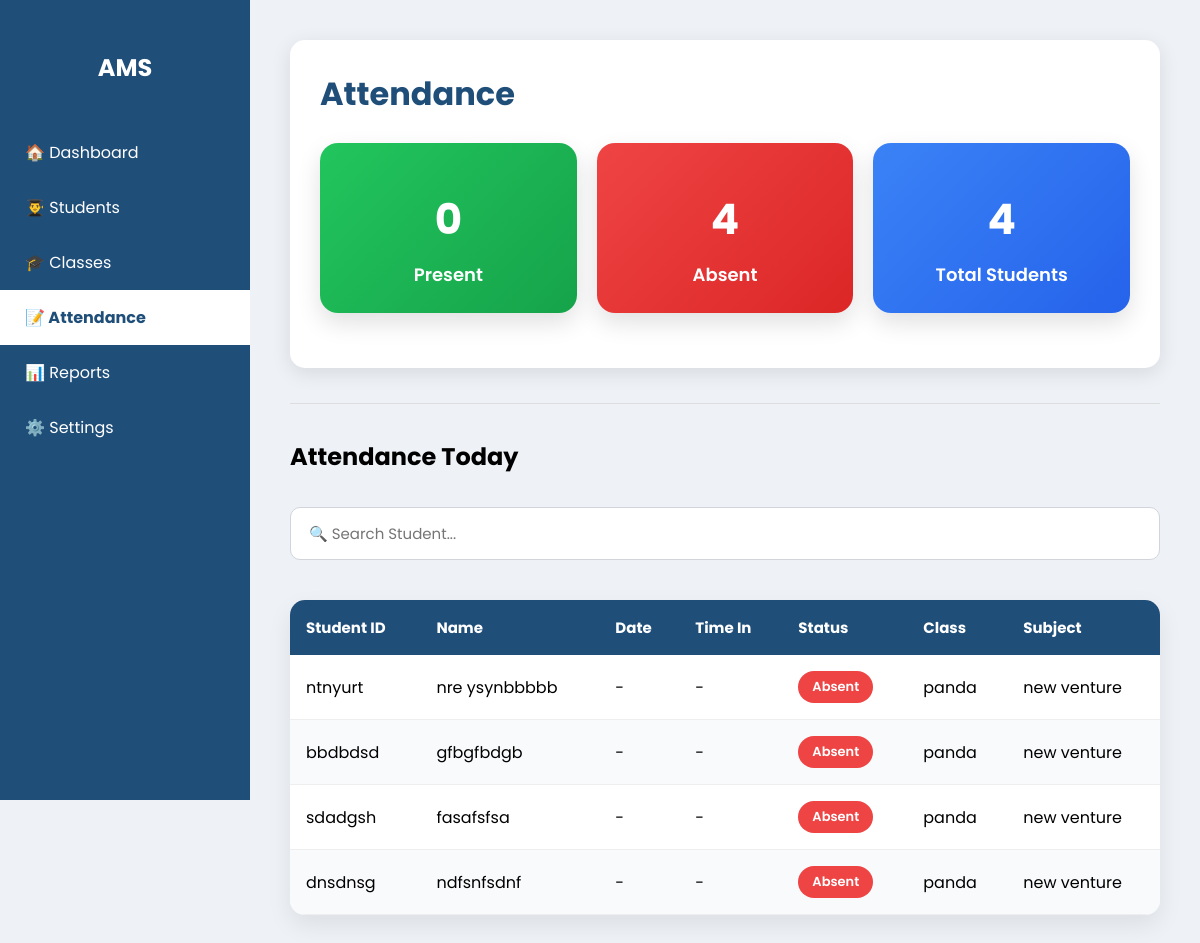
Screenshot of /pages/attendance.php?class_id=6 with the database file from the repository.
### tables this page shows
CREATE TABLE `students` (
  `id` int(11) NOT NULL,
  `student_id` varchar(20) NOT NULL,
  `fullname` varchar(100) NOT NULL,
  `course` varchar(50) NOT NULL,
  `section_id` int(11) NOT NULL,
  `qr_code` varchar(100) NOT NULL,
  `is_deleted` tinyint(1) DEFAULT 0,
  `photo` varchar(255) DEFAULT NULL
);

CREATE TABLE `classes` (
  `id` int(11) NOT NULL,
  `class_name` varchar(100) NOT NULL,
  `section_id` int(11) NOT NULL,
  `subject` varchar(100) NOT NULL,
  `instructor` varchar(100) DEFAULT NULL,
  `day_of_week` varchar(20) DEFAULT NULL,
  `start_time` time DEFAULT NULL,
  `end_time` time DEFAULT NULL,
  `class_date` date NOT NULL
);

### pages/attendance.php (the view, shortened to what this page needs)
<?php
include "../includes/config.php";
$selectedClass = isset($_GET['class_id']) ? (int)$_GET['class_id'] : 0;
?>
<!DOCTYPE html>
<html lang="en">
<head>
<link rel="stylesheet" href="../css/style.css">
<link rel="stylesheet" href="../css/attendance.css">
</head>
<body>
<div class="sidebar">
    <h2>AMS</h2>
    <a href="../OJT Projects.php">🏠 Dashboard</a>
    <a href="students.php">👨‍🎓 Students</a>
    <a href="classes.php">🎓 Classes</a>
    <a href="attendance.php" class="active">📝 Attendance</a>
    <a href="reports.php">📊 Reports</a>
    <a href="#">⚙️ Settings</a>
</div>
<div class="main-content">
<div class="container">
<h1>Attendance</h1>
<?php
$class_id = isset($_GET['class_id']) ? (int)$_GET['class_id'] : 0;
$totalStudents = mysqli_fetch_assoc(mysqli_query($conn,"
SELECT COUNT(*) total
FROM students
WHERE section_id = (
    SELECT section_id
    FROM classes
    WHERE id='$class_id'
)
"));
$present = mysqli_fetch_assoc(mysqli_query($conn,"
SELECT COUNT(*) total
FROM attendance
WHERE attendance_date = CURDATE()
AND class_id='$class_id'
"));
$absent = $totalStudents['total'] - $present['total'];
$filter = isset($_GET['filter']) ? $_GET['filter'] : "all";
?>
<?php
if($selectedClass == 0){
?>
<?php
$result = mysqli_query($conn,"
SELECT
classes.*,
sections.section_name
FROM classes
LEFT JOIN sections
ON classes.section_id = sections.id
ORDER BY classes.class_name
");
?>
<div class="attendance-grid">
<?php while($row = mysqli_fetch_assoc($result)){ ?>
<div class="attendance-card">
    <h3><?= $row['class_name']; ?></h3>
    <p><strong>Section:</strong> <?= $row['section_name']; ?></p>
    <p><strong>Subject:</strong> <?= $row['subject']; ?></p>
    <p><strong>Day:</strong> <?= $row['day_of_week']; ?></p>
    <p>
        <strong>Time:</strong>
        <?= date("h:i A", strtotime($row['start_time'])) ?>
        -
        <?= date("h:i A", strtotime($row['end_time'])) ?>
    </p>
    <a href="attendance.php?class_id=<?= $row['id']; ?>" class="btn-attendance">
        View Attendance
    </a>
</div>
<?php } ?>
</div>
<?php
}else{
?>
<div class="attendance-summary">
<a href="attendance.php?class_id=<?= $class_id ?>&filter=present" class="summary-card present">
<h2><?= $present['total']; ?></h2>
<p>Present</p>
</a>
<a href="attendance.php?class_id=<?= $class_id ?>&filter=absent" class="summary-card absent">
<h2><?= $absent; ?></h2>
<p>Absent</p>
</a>
<a href="attendance.php?class_id=<?= $class_id ?>&filter=all" class="summary-card total">
<h2><?= $totalStudents['total']; ?></h2>
<p>Total Students</p>
</a>
</div>
</div>
<hr>
<h2>Attendance Today</h2>
<div class="search-box">
<input
type="text"
id="searchAttendance"
placeholder="🔍 Search Student..."
style="margin-bottom:20px;width:100%;">
<table id="attendanceTable" class="attendance-table">
<thead>
<tr>
<th>Student ID</th>
<th>Name</th>
<th>Date</th>
<th>Time In</th>
<th>Status</th>
<th>Class</th>
<th>Subject</th>
</tr>
</thead>
<?php
if(isset($_GET['class_id']) && $_GET['class_id']!=""){
    $class_id = intval($_GET['class_id']);
}
if($filter=="present"){
$sql = mysqli_query($conn,"
SELECT
attendance.*,
students.fullname,
classes.class_name,
classes.subject
FROM attendance
INNER JOIN students
ON attendance.student_id=students.student_id
INNER JOIN classes
ON attendance.class_id=classes.id
WHERE attendance.attendance_date=CURDATE()
AND attendance.class_id='$class_id'
ORDER BY attendance.time_in DESC
");
}else{
$sql = mysqli_query($conn,"
SELECT
students.student_id,
students.fullname,
attendance.attendance_date,
attendance.time_in,
attendance.status,
classes.class_name,
classes.subject
FROM students
INNER JOIN classes
ON students.section_id = classes.section_id
LEFT JOIN attendance
ON students.student_id = attendance.student_id
AND attendance.class_id = classes.id
AND attendance.attendance_date = CURDATE()
WHERE classes.id='$class_id'
ORDER BY attendance.time_in DESC
");
}
?>
<tbody>
<?php while($row = mysqli_fetch_assoc($sql)){ ?>
<tr>
    <td><?= $row['student_id']; ?></td>
    <td><?= $row['fullname']; ?></td>
    <?php if($filter == "absent"){ ?>
        <td>-</td>
        <td>-</td>
        <td>
            <span class="status-absent">
                Absent
            </span>
        </td>
        <td>-</td>
        <td>-</td>
    <?php }else{ ?>
        <td>
<?php
if($row['attendance_date']){
    echo date("F d, Y", strtotime($row['attendance_date']));
}else{
    echo "-";
}
?>
</td>
<td>
<?php
if($row['time_in']){
    echo date("h:i A", strtotime($row['time_in']));
}else{
    echo "-";
}
?>
</td>
<td>
<?php if($row['status']){ ?>
<span class="status-present">
    <?= $row['status']; ?>
</span>
<?php }else{ ?>
<span class="status-absent">
    Absent
</span>
<?php } ?>
</td>
        <td><?= $row['class_name']; ?></td>
        <td><?= $row['subject']; ?></td>
    <?php } ?>
</tr>
<?php } ?>
</tbody>
</table>
</div>
</div>
<?php
}
?>
</body>
</html>

### css/style.css (style rules this page uses)
* { margin:0; padding:0; box-sizing:border-box; font-family:'Poppins',sans-serif; }
body { background:#eef2f7; }
.sidebar { position:fixed; left:0; top:0; width:250px; height:100vh; background:#1f4e79; padding-top:30px; }
.sidebar h2 { text-align:center; color:#fff; margin-bottom:40px; }
.sidebar a { display:block; color:#fff; text-decoration:none; padding:15px 25px; font-size:16px; transition:.3s; }
.sidebar .active { background:#fff; color:#1f4e79; font-weight:bold; }
.main-content { margin-left:250px; padding:40px; }
.container { background:#fff; padding:30px; border-radius:15px; box-shadow:0 5px 20px rgba(0,0,0,.1); }
h1 { color:#1f4e79; margin-bottom:20px; }
h2 { margin:20px 0 15px; }
hr { margin:30px 0; }
input, select { padding:12px; margin-top:8px; border:1px solid #ccc; border-radius:8px; font-size:15px; }
table { width:100%; border-collapse:collapse; margin-top:20px; }
table th { background:#1f4e79; color:#fff; padding:12px; }
table td { padding:12px; border-bottom:1px solid #ddd; }
table tr:nth-child(even) { background:#f8f9fa; }

### css/attendance.css (style rules this page uses)
* { box-sizing:border-box; }
.container h1 { color:#1f4e79; margin-bottom:20px; }
.attendance-summary { display:flex; gap:20px; flex-wrap:wrap; margin:25px 0; }
.summary-card { flex:1; min-width:220px; padding:25px; border-radius:18px; text-align:center; text-decoration:none; color:#fff; transition:.3s; box-shadow:0 10px 25px rgba(0,0,0,.12); }
.summary-card h2 { font-size:42px; margin-bottom:10px; }
.summary-card p { font-size:18px; font-weight:600; }
.present { background:linear-gradient(135deg,#22c55e,#16a34a); }
.absent { background:linear-gradient(135deg,#ef4444,#dc2626); }
.total { background:linear-gradient(135deg,#3b82f6,#2563eb); }
.search-box { margin:25px 0; }
.search-box input { width:100%; padding:14px 18px; border:1px solid #d1d5db; border-radius:10px; font-size:15px; transition:.3s; }
.attendance-table { width:100%; border-collapse:collapse; background:#fff; border-radius:15px; overflow:hidden; box-shadow:0 10px 25px rgba(0,0,0,.08); }
.attendance-table th { background:#1f4e79; color:#fff; padding:16px; font-size:15px; text-align:left; }
.attendance-table td { padding:16px; border-bottom:1px solid #eee; }
.attendance-table tr:nth-child(even) { background:#f8fafc; }
.status-present, .status-absent { display:inline-block; padding:6px 14px; border-radius:25px; color:#fff; font-size:13px; font-weight:600; }
.status-absent { background:#ef4444; }
hr { border:none; height:1px; background:#ddd; margin:35px 0; }

### rows the page displays
students: student "ntnyurt", fullname "nre ysynbbbbb", classes.class_name "panda", classes.subject "new venture"
students: student "bbdbdsd", fullname "gfbgfbdgb", classes.class_name "panda", classes.subject "new venture"
students: student "sdadgsh", fullname "fasafsfsa", classes.class_name "panda", classes.subject "new venture"
students: student "dnsdnsg", fullname "ndfsnfsdnf", classes.class_name "panda", classes.subject "new venture"

### other values shown
$present['total'] "0"
$absent "4"
$totalStudents['total'] "4"
